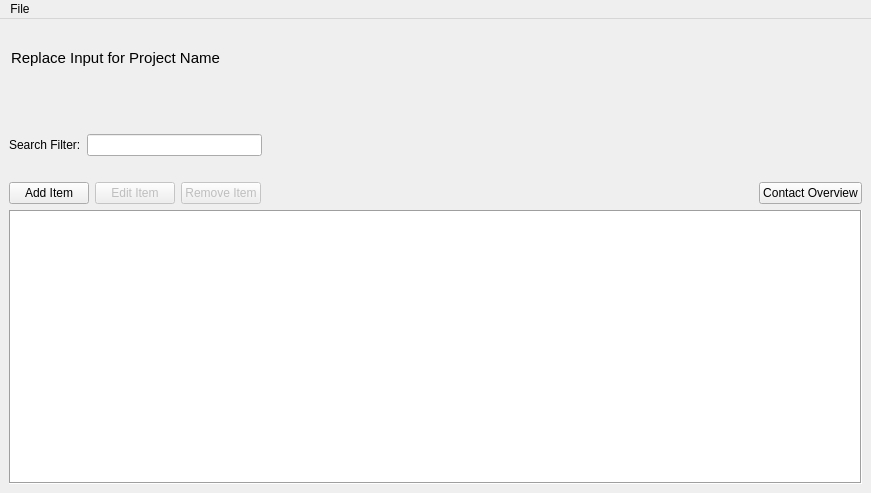
<?xml version="1.0" encoding="UTF-8"?>
<ui version="4.0">
 <class>MainWindow</class>
 <widget class="QMainWindow" name="MainWindow">
  <property name="geometry">
   <rect>
    <x>0</x>
    <y>0</y>
    <width>871</width>
    <height>493</height>
   </rect>
  </property>
  <property name="focusPolicy">
   <enum>Qt::ClickFocus</enum>
  </property>
  <property name="windowTitle">
   <string>MainWindow</string>
  </property>
  <widget class="QWidget" name="centralwidget">
   <layout class="QVBoxLayout" name="verticalLayout">
    <item>
     <layout class="QHBoxLayout" name="horizontalLayout_2">
      <item>
       <layout class="QGridLayout" name="gridLayout">
        <item row="0" column="1">
         <spacer name="horizontalSpacer_3">
          <property name="orientation">
           <enum>Qt::Horizontal</enum>
          </property>
          <property name="sizeHint" stdset="0">
           <size>
            <width>40</width>
            <height>20</height>
           </size>
          </property>
         </spacer>
        </item>
        <item row="2" column="1">
         <spacer name="horizontalSpacer_4">
          <property name="orientation">
           <enum>Qt::Horizontal</enum>
          </property>
          <property name="sizeHint" stdset="0">
           <size>
            <width>40</width>
            <height>20</height>
           </size>
          </property>
         </spacer>
        </item>
        <item row="1" column="1">
         <widget class="QLineEdit" name="lineEdit">
          <property name="font">
           <font>
            <pointsize>11</pointsize>
            <bold>false</bold>
           </font>
          </property>
          <property name="autoFillBackground">
           <bool>false</bool>
          </property>
          <property name="styleSheet">
           <string notr="true">background-color: transparent;</string>
          </property>
          <property name="text">
           <string>Replace Input for Project Name</string>
          </property>
          <property name="frame">
           <bool>false</bool>
          </property>
         </widget>
        </item>
       </layout>
      </item>
      <item>
       <spacer name="horizontalSpacer_2">
        <property name="orientation">
         <enum>Qt::Horizontal</enum>
        </property>
        <property name="sizeHint" stdset="0">
         <size>
          <width>40</width>
          <height>20</height>
         </size>
        </property>
       </spacer>
      </item>
     </layout>
    </item>
    <item>
     <spacer name="horizontalSpacer_9">
      <property name="orientation">
       <enum>Qt::Horizontal</enum>
      </property>
      <property name="sizeHint" stdset="0">
       <size>
        <width>40</width>
        <height>20</height>
       </size>
      </property>
     </spacer>
    </item>
    <item>
     <spacer name="horizontalSpacer_8">
      <property name="orientation">
       <enum>Qt::Horizontal</enum>
      </property>
      <property name="sizeHint" stdset="0">
       <size>
        <width>40</width>
        <height>20</height>
       </size>
      </property>
     </spacer>
    </item>
    <item>
     <layout class="QHBoxLayout" name="horizontalLayout_3">
      <item>
       <layout class="QGridLayout" name="gridLayout_2">
        <item row="0" column="0">
         <widget class="QLabel" name="label_3">
          <property name="text">
           <string>Search Filter:</string>
          </property>
         </widget>
        </item>
        <item row="0" column="1">
         <widget class="QLineEdit" name="searchfilterlineEdit"/>
        </item>
        <item row="0" column="2">
         <spacer name="horizontalSpacer_6">
          <property name="orientation">
           <enum>Qt::Horizontal</enum>
          </property>
          <property name="sizeHint" stdset="0">
           <size>
            <width>40</width>
            <height>20</height>
           </size>
          </property>
         </spacer>
        </item>
       </layout>
      </item>
      <item>
       <spacer name="horizontalSpacer_5">
        <property name="orientation">
         <enum>Qt::Horizontal</enum>
        </property>
        <property name="sizeHint" stdset="0">
         <size>
          <width>40</width>
          <height>20</height>
         </size>
        </property>
       </spacer>
      </item>
     </layout>
    </item>
    <item>
     <spacer name="horizontalSpacer_7">
      <property name="orientation">
       <enum>Qt::Horizontal</enum>
      </property>
      <property name="sizeHint" stdset="0">
       <size>
        <width>40</width>
        <height>20</height>
       </size>
      </property>
     </spacer>
    </item>
    <item>
     <layout class="QHBoxLayout" name="horizontalLayout">
      <item>
       <widget class="QPushButton" name="additempushButton">
        <property name="text">
         <string>Add Item</string>
        </property>
       </widget>
      </item>
      <item>
       <widget class="QPushButton" name="edititempushButton">
        <property name="enabled">
         <bool>false</bool>
        </property>
        <property name="text">
         <string>Edit Item</string>
        </property>
       </widget>
      </item>
      <item>
       <widget class="QPushButton" name="removeitempushButton">
        <property name="enabled">
         <bool>false</bool>
        </property>
        <property name="text">
         <string>Remove Item</string>
        </property>
       </widget>
      </item>
      <item>
       <spacer name="horizontalSpacer">
        <property name="orientation">
         <enum>Qt::Horizontal</enum>
        </property>
        <property name="sizeHint" stdset="0">
         <size>
          <width>40</width>
          <height>20</height>
         </size>
        </property>
       </spacer>
      </item>
      <item>
       <widget class="QPushButton" name="pushButton">
        <property name="text">
         <string>Contact Overview</string>
        </property>
       </widget>
      </item>
     </layout>
    </item>
    <item>
     <widget class="QTableView" name="tableView">
      <property name="font">
       <font>
        <bold>false</bold>
       </font>
      </property>
      <property name="focusPolicy">
       <enum>Qt::StrongFocus</enum>
      </property>
      <property name="layoutDirection">
       <enum>Qt::LeftToRight</enum>
      </property>
      <property name="frameShape">
       <enum>QFrame::Box</enum>
      </property>
      <property name="horizontalScrollBarPolicy">
       <enum>Qt::ScrollBarAlwaysOff</enum>
      </property>
      <property name="editTriggers">
       <set>QAbstractItemView::NoEditTriggers</set>
      </property>
      <property name="dragEnabled">
       <bool>false</bool>
      </property>
      <property name="selectionMode">
       <enum>QAbstractItemView::SingleSelection</enum>
      </property>
      <property name="selectionBehavior">
       <enum>QAbstractItemView::SelectRows</enum>
      </property>
      <attribute name="horizontalHeaderCascadingSectionResizes">
       <bool>true</bool>
      </attribute>
      <attribute name="horizontalHeaderStretchLastSection">
       <bool>false</bool>
      </attribute>
      <attribute name="verticalHeaderVisible">
       <bool>false</bool>
      </attribute>
     </widget>
    </item>
   </layout>
  </widget>
  <widget class="QMenuBar" name="menuBar">
   <property name="geometry">
    <rect>
     <x>0</x>
     <y>0</y>
     <width>871</width>
     <height>17</height>
    </rect>
   </property>
   <widget class="QMenu" name="menuFile">
    <property name="title">
     <string>File</string>
    </property>
    <addaction name="separator"/>
    <addaction name="actionLoad"/>
    <addaction name="actionSave"/>
   </widget>
   <addaction name="menuFile"/>
  </widget>
  <action name="actionLoad">
   <property name="text">
    <string>Load</string>
   </property>
  </action>
  <action name="actionSave">
   <property name="text">
    <string>Save</string>
   </property>
  </action>
 </widget>
 <resources/>
 <connections/>
</ui>
